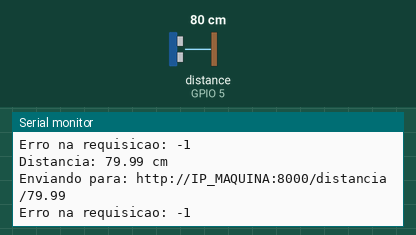
Recording of a sketch running on a simulated ESP32. Parts: the last lines printed to the serial monitor. Wiring (inferred from the names in the program): ultrasonic range finder: trigger GPIO 21; echo GPIO 5. The inputs (shaded band) are chosen by the test bench; at power-on: distance to the obstacle (sensor on GPIO 5) 80 cm. The echo pulse lasts 58.3 µs per cm; WiFi joins after 1.5 s; servers stay silent unless stated.

Above: at 2.7 s.
2.8 s: distance to the obstacle (sensor on GPIO 5) set to 2 cm
At 2.93 s:
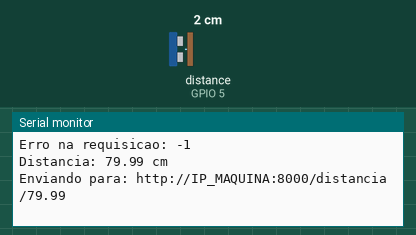
4.3 s: distance to the obstacle (sensor on GPIO 5) set to 4 cm
At 4.43 s:
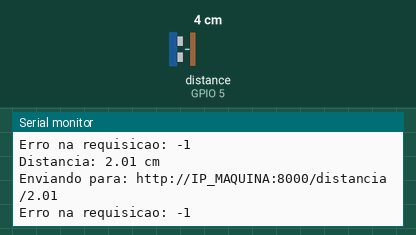
Timing chart, 0 to 7.3 s (numbered marks = the images above; inputs shaded):
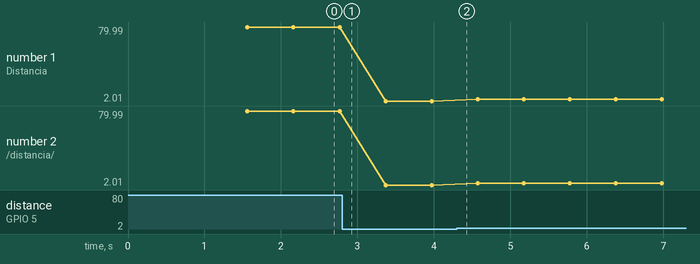

The sketch:

ESP32_ProjetoSensor.ino
```cpp
#include "WiFi.h"
#include "HTTPClient.h"

const char* ssid = "nome_da_rede";
const char* senha = "senha_da_rede";

const int PIN_TRIG = 21;
const int PIN_ECHO = 5;

const char* servidor = "http://IP_MAQUINA:8000";

void setup() {
  Serial.begin(115200);

  Serial.println("Conectando ao Wi-Fi...");
  WiFi.begin(ssid, senha);

  while (WiFi.status() != WL_CONNECTED) {
      delay(500);
      Serial.print(".");
  }

  Serial.println();
  Serial.println("Wi-Fi conectado!");

  Serial.print("IP do ESP32: ");
  Serial.println(WiFi.localIP());

  pinMode(PIN_TRIG, OUTPUT);
  pinMode(PIN_ECHO, INPUT);
  digitalWrite(PIN_TRIG, LOW);
  delay(50);
  Serial.println("--- Teste HC-SR04 e Wi-Fi ---");
}

void loop() {
  digitalWrite(PIN_TRIG, LOW);
  delayMicroseconds(5);

  digitalWrite(PIN_TRIG, HIGH);
  delayMicroseconds(10);
  digitalWrite(PIN_TRIG, LOW);

  long duracao = pulseIn(PIN_ECHO, HIGH, 40000);

  if (duracao == 0) {
    Serial.println("Fora de alcance");

  }else {
    float distancia_cm = (duracao * 0.0343) / 2.0;
    Serial.print("Distancia: ");
    Serial.print(distancia_cm);
    Serial.println(" cm");

    if (WiFi.status() == WL_CONNECTED) {

      HTTPClient http;

      String url = String(servidor) + "/distancia/" + String(distancia_cm);

      Serial.print("Enviando para: ");
      Serial.println(url);

      http.begin(url);

      int codigo = http.GET();

      if (codigo > 0) {

        Serial.print("Resposta do FastAPI: ");
        Serial.println(codigo);

        String resposta = http.getString();

        Serial.println(resposta);

      } else {

        Serial.print("Erro na requisicao: ");
        Serial.println(codigo);
      }

      http.end();
    }
  }

  delay(400);
}
```

Measured:
- plotted number 1: 79.99 → 2.01 after the input at 2.8 s, 2.01 → 4.01 after the input at 4.3 s
- plotted number 2: 79.99 → 2.01 after the input at 2.8 s, 2.01 → 4.01 after the input at 4.3 s
